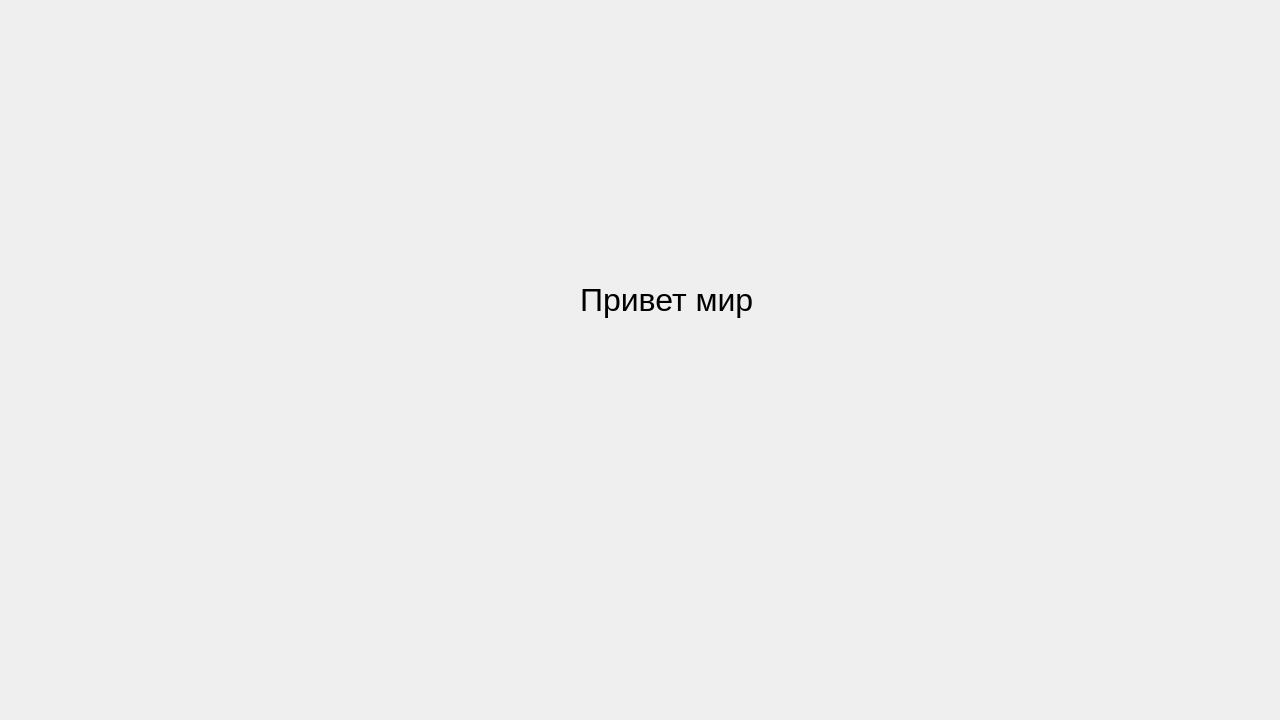
<?xml version="1.0" encoding="UTF-8"?>
<ui version="4.0">
 <class>LauncherWindow</class>
 <widget class="QWidget" name="LauncherWindow">
  <property name="geometry">
   <rect>
    <x>0</x>
    <y>0</y>
    <width>1280</width>
    <height>720</height>
   </rect>
  </property>
  <property name="windowTitle">
   <string>Салюс</string>
  </property>
  <widget class="QLabel" name="label">
   <property name="geometry">
    <rect>
     <x>580</x>
     <y>280</y>
     <width>191</width>
     <height>39</height>
    </rect>
   </property>
   <property name="font">
    <font>
     <pointsize>24</pointsize>
    </font>
   </property>
   <property name="text">
    <string>Привет мир</string>
   </property>
  </widget>
 </widget>
 <resources/>
 <connections/>
</ui>
